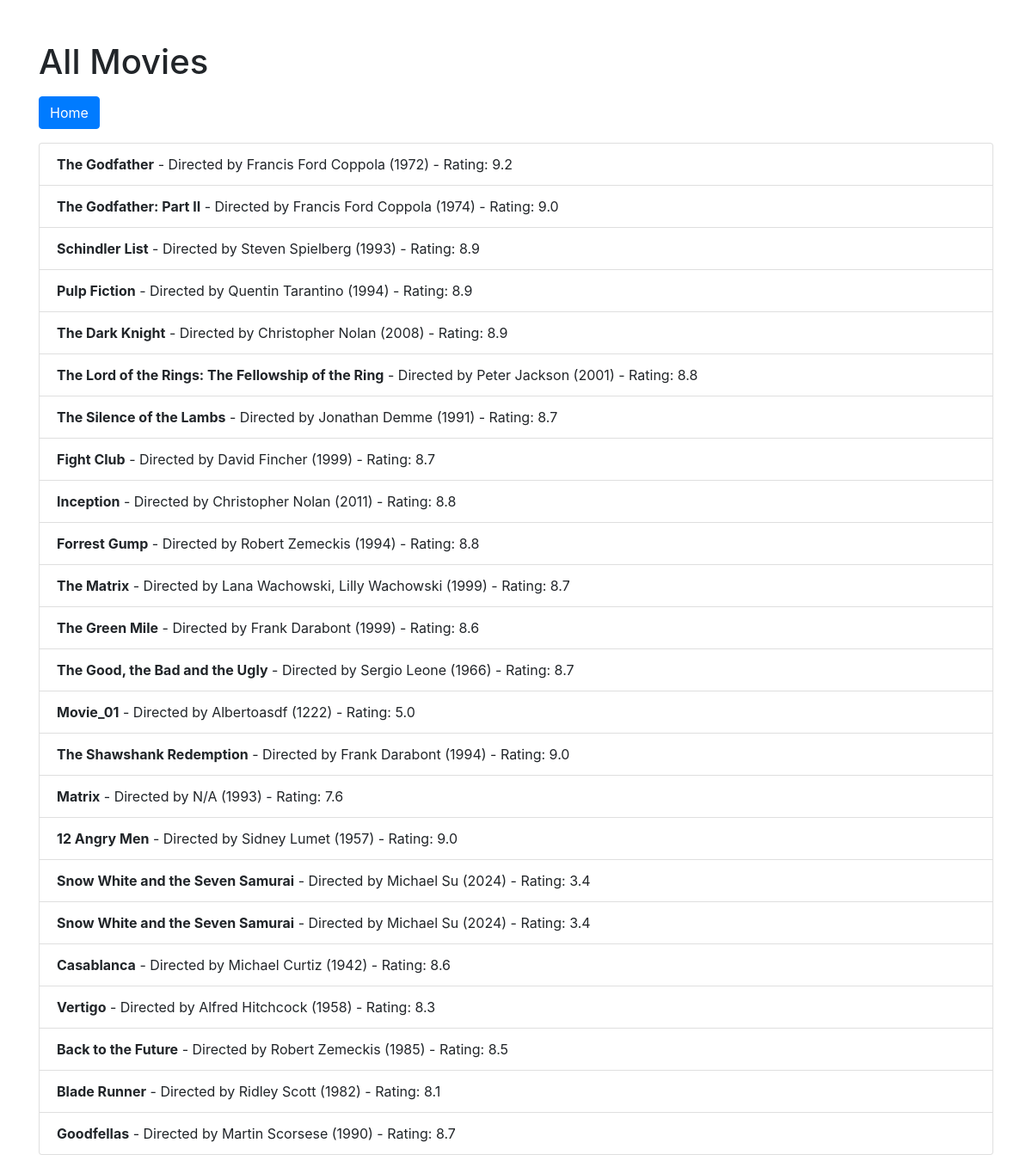
/users/movies, run on an earlier commit of the app's database.
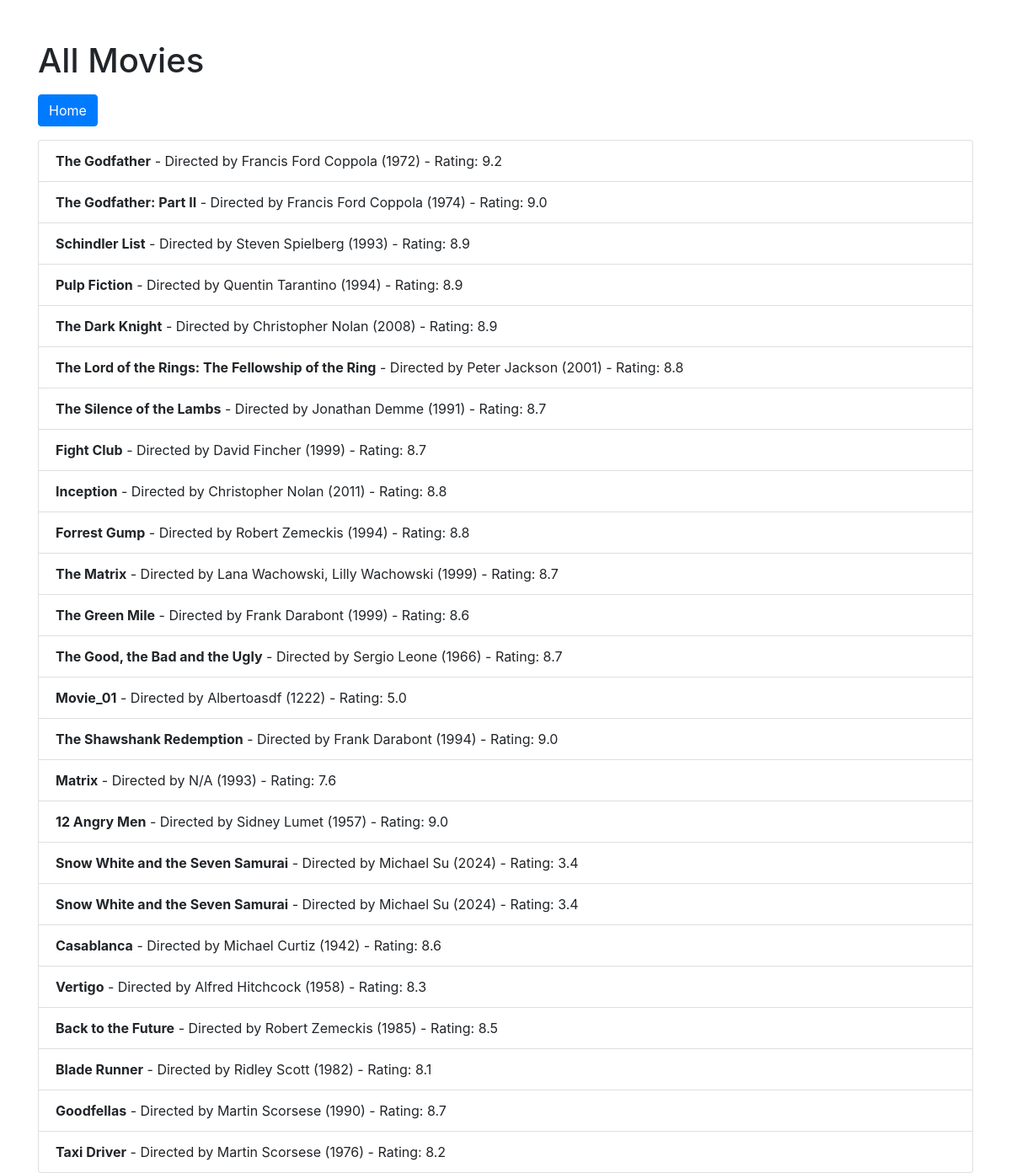
And on a later commit of the database.
### models.py (models this page shows)
class Movie(db.Model):
    movie_id = db.Column(db.Integer, primary_key=True)
    name = db.Column(db.String(120), nullable=False)
    director = db.Column(db.String(120), nullable=False)
    year = db.Column(db.Integer, nullable=False)
    rating = db.Column(db.Float, nullable=False)
    user_id = db.Column(db.Integer, db.ForeignKey('user.user_id'), nullable=False)

### app.py (the view)
@app.route('/users/movies')
def user_movies():
    movies = Movie.query.all()  # Fetch all movies
    return render_template('movies.html', movies=movies)

### templates/movies.html (shortened to what this page needs)
<!DOCTYPE html>
<html lang="en">
<head>
    <link rel="stylesheet" href="https://stackpath.bootstrapcdn.com/bootstrap/4.5.2/css/bootstrap.min.css">
</head>
<body>
    <div class="container">
        <h1 class="mt-5">All Movies</h1>
        <div class="mt-3">
            <a href="{{ url_for('home') }}" class="btn btn-primary">Home</a>
        </div>
        <ul class="list-group mt-3">
            {% for movie in movies %}
                <li class="list-group-item">
                    <strong>{{ movie.name }}</strong> - Directed by {{ movie.director }} ({{ movie.year }}) - Rating: {{ movie.rating }}
                </li>
            {% endfor %}
        </ul>
    </div>
</body>
</html>

What changed in the data, as far as the page shows it:
added Movie: name "Taxi Driver", director "Martin Scorsese", year "1976", rating "8.2"
